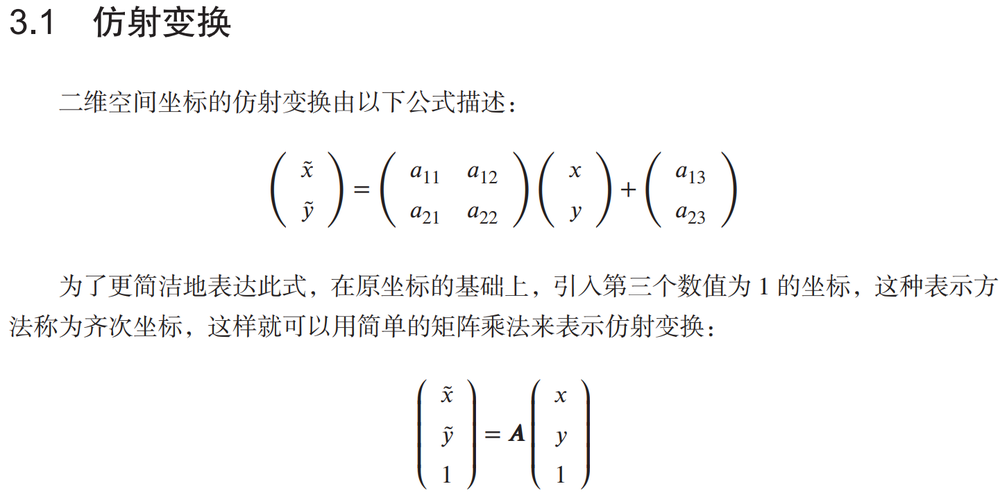
//> input picture DigitalImageProcessing/image/1.png, 1000 x 500 px, shrunk from 1441 x 720 before the run
$ ./custom_filter ../image/1.png   (built with g++ and OpenCV 4)
//> lines starting //> are read from the running program, lines starting //| are printed output that depends on the picture
/**
 * @File    : custom_filter.cpp
 * @Brief   : 自定义频域滤波器，消除指定结构或者目标
 * @Author  : Wei Li
 * @Date    : 2021-10-22
*/


#include <iostream>
#include <opencv2/core.hpp>
#include <opencv2/imgproc.hpp>
#include <opencv2/highgui.hpp>

cv::Mat image;     // 输入的图像矩阵
cv::Mat fImageFFT; // 图像的快速傅里叶变换
cv::Point maxLoc;  // 傅里叶谱的最大值的坐标
// ------------ 快速离散傅里叶变换 ------------
cv::String windowName = "AmplitudeSpectrum";
cv::Mat fImageFFT_spectrum; // 傅里叶变换的傅里叶谱
bool drawing_box = false;   // 鼠标事件
cv::Point downPoint;
cv::Rect rectFilter;
bool gotRectFilter = false;
void mouseRectHandler(int event, int x, int y, int, void *);

// 快速傅里叶变换
void fft2Image(cv::InputArray _src, cv::OutputArray _dst);
// 幅度谱
void amplitudeSpectrum(cv::InputArray _srcFFT, cv::OutputArray _dstSpectrum);
// 幅度谱的灰度级显示
cv::Mat graySpectrum(cv::Mat spectrum);

// --------------------------------------------------------
int main(int argc, char **argv)
{
    if (argc > 1)
    {
        image = cv::imread(argv[1], 0);
//> image: 500 rows x 1000 cols, CV_8UC1; min 0, max 255, mean 247.9
        if (!image.data)
        {
            std::cout << "Error: reading image unsuccesfully." << std::endl;
            return -1;
        }
        cv::imshow("OriginImage", image);

        // ------------ step 1, reading image file to float data type ------------
        cv::Mat fImage;
        image.convertTo(fImage, CV_32FC1, 1.0, 0.0);

        // ------------ step 2, each pixel value multiply (-1)^(r+c) ------------
        for (size_t r = 0; r < fImage.rows; ++r)
        {
            for (size_t c = 0; c < fImage.cols; ++c)
            {
                if ((r + c) % 2)
                {
                    fImage.at<float>(r, c) *= -1;
                }
            }
        }
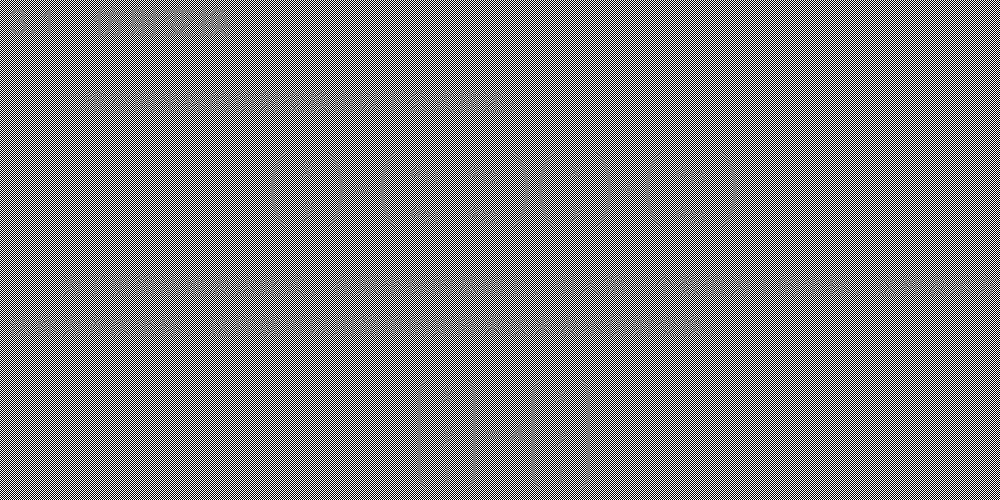
//> fImage: 500 rows x 1000 cols, CV_32FC1; min -255, max 255, mean 0; drawn with min black and max white

        // ------------ step 3 and step 4, zero-padding and FFT ------------
        fft2Image(fImage, fImageFFT);
        cv::Mat amplSpec;
        amplitudeSpectrum(fImageFFT, amplSpec);
        cv::Mat spectrum = graySpectrum(amplSpec);
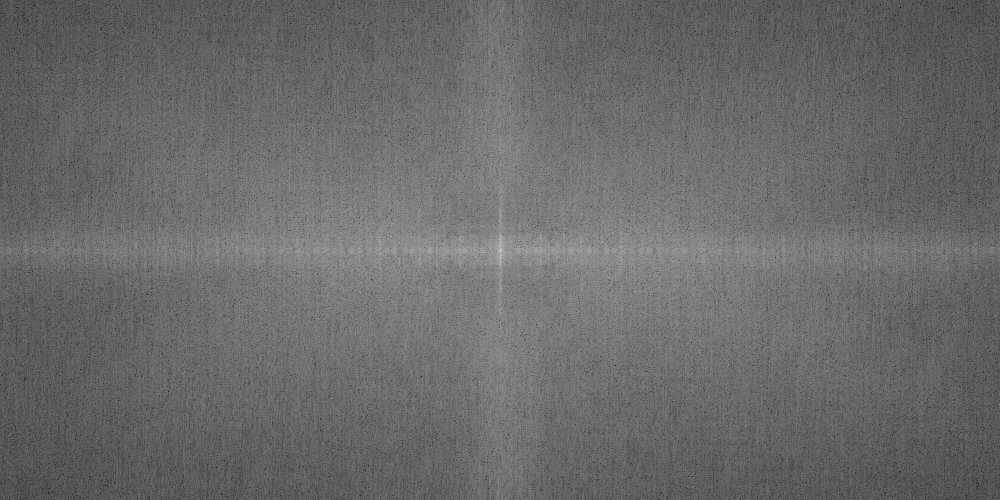
//> spectrum: 500 rows x 1000 cols, CV_8UC1; min 0, max 255, mean 106
        cv::minMaxLoc(spectrum, nullptr, nullptr, nullptr, &maxLoc);
//> maxLoc = Point(500, 250)

        // ------------ step 5, 自定义频率滤波器，消除指定结构或者目标 ------------
        cv::namedWindow(windowName, cv::WINDOW_AUTOSIZE);
        cv::setMouseCallback(windowName, mouseRectHandler, nullptr);
        while (true)
        {
            spectrum(rectFilter).setTo(0);

            // ------------ step 6, 自定义滤波器和傅里叶变换进行点乘操作 ------------
            fImageFFT(rectFilter).setTo(cv::Scalar::all(0));
            cv::imshow(windowName, spectrum);
            // ESC 退出编辑
            if (cv::waitKey(10) == 27)
//> the Esc key is pressed
            {
                break;
            }
        }

        // ------------ step 7 and step 8, 傅里叶逆变换，取实部 ------------
        cv::Mat result;
        cv::dft(fImageFFT, result, cv::DFT_SCALE + cv::DFT_INVERSE + cv::DFT_REAL_OUTPUT);

        // ------------ step 9, (-1)^(r+c) ------------
        int rows = result.rows;
//> rows = 500
        int cols = result.cols;
//> cols = 1000
        for (size_t r = 0; r < rows; ++r)
        {
            for (size_t c = 0; c < cols; ++c)
            {
                if ((r + c) % 2)
                {
                    result.at<float>(r, c) *= -1;
                }
            }
        }

        // ------------ step 10, 裁剪矩阵，取左上角部分，大小与输入一致 ------------
        result.convertTo(result, CV_8UC1, 1.0, 0);
        result = result(cv::Rect(0, 0, image.cols, image.rows));
        cv::imshow("FilterImage", result);

        cv::waitKey(0);
        cv::destroyAllWindows();
        return 0;
//> (the program exits here)

$ run again, on DigitalImageProcessing/image/101.png
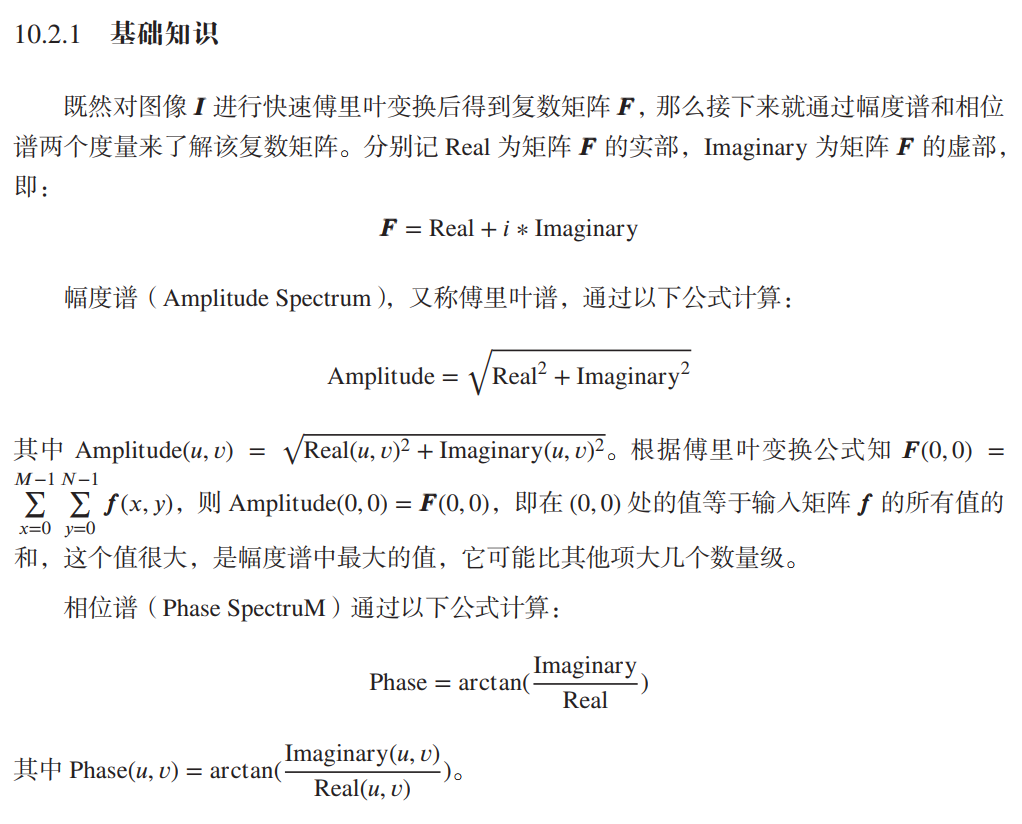
//> input picture DigitalImageProcessing/image/101.png, 1022 x 824 px
//> maxLoc = Point(512, 432)
//> after the loop `for (size_t r = 0; r < rows; ++r)`:
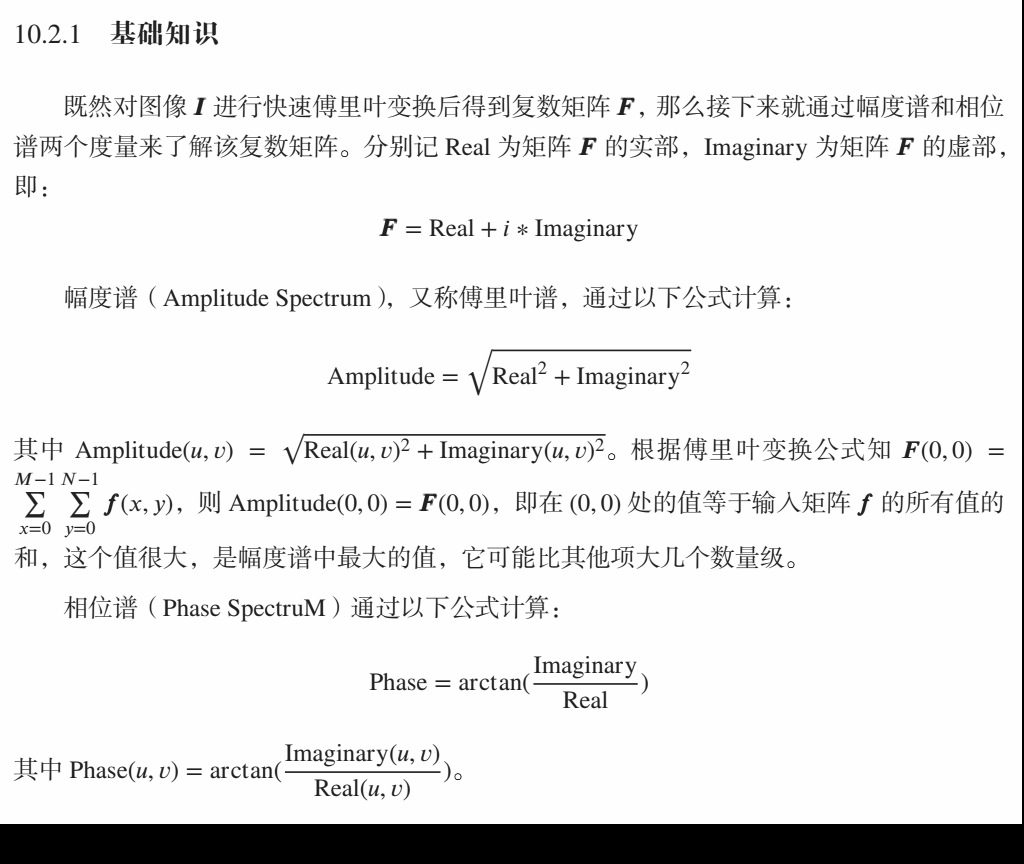
//> result: 864 rows x 1024 cols, CV_32FC1; min -7.23e-05, max 255, mean 233.9; drawn with min black and max white

$ run again, on DigitalImageProcessing/image/103.png
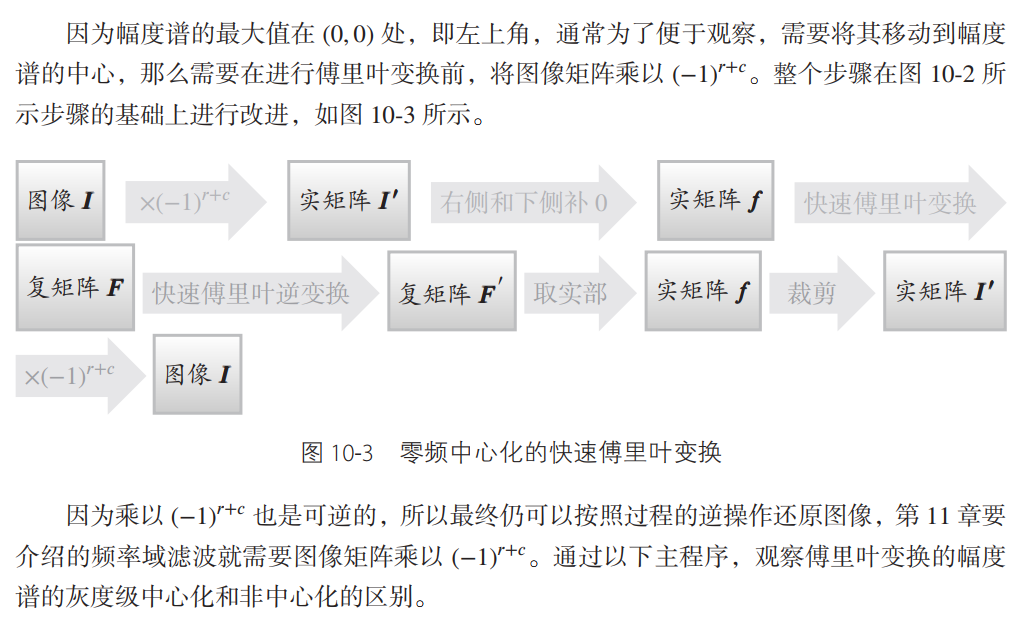
//> input picture DigitalImageProcessing/image/103.png, 1023 x 629 px
//> maxLoc = Point(512, 320)
//> after the loop `for (size_t r = 0; r < rows; ++r)`:
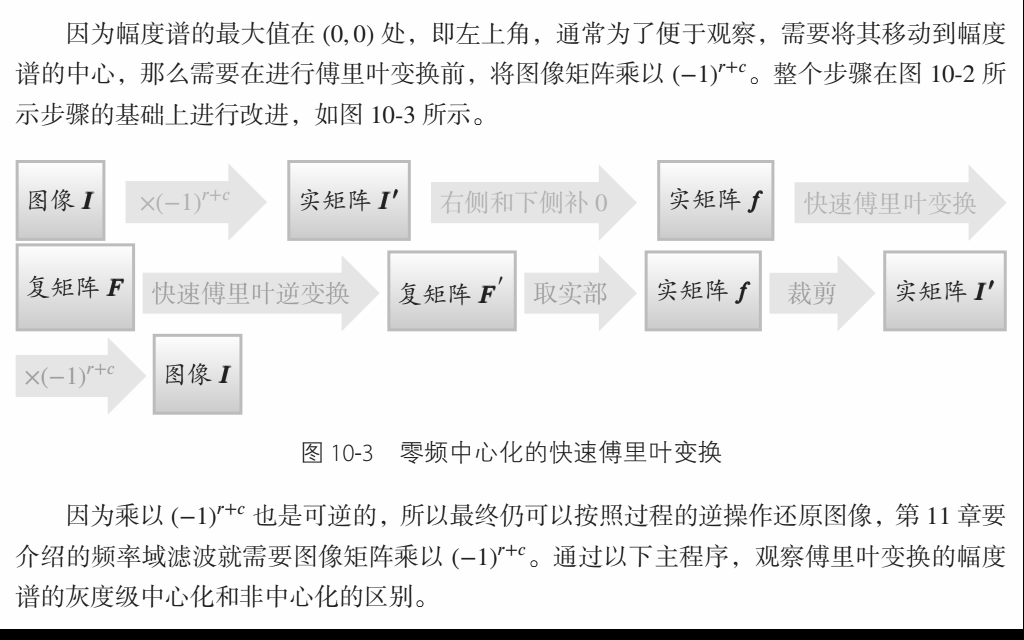
//> result: 640 rows x 1024 cols, CV_32FC1; min -6.1e-05, max 255, mean 236; drawn with min black and max white

$ run again, on DigitalImageProcessing/image/104.png
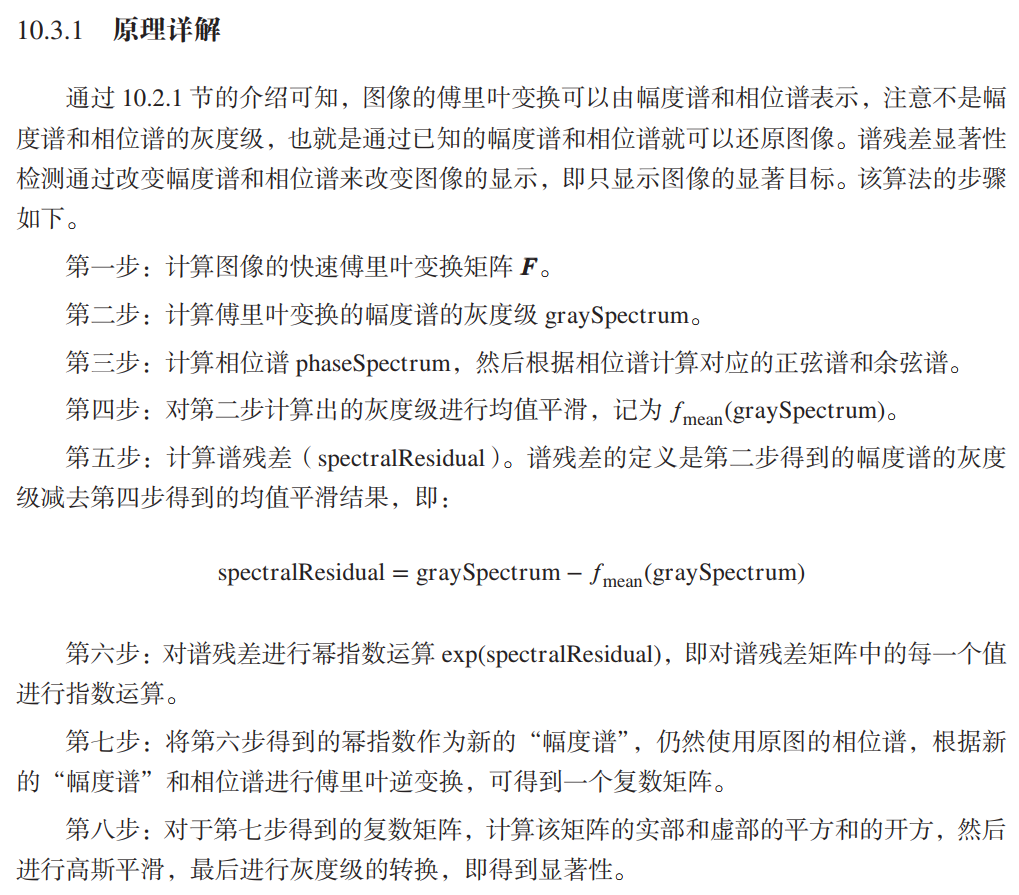
//> input picture DigitalImageProcessing/image/104.png, 1019 x 895 px
//> maxLoc = Point(512, 450)
//> after the loop `for (size_t r = 0; r < rows; ++r)`:
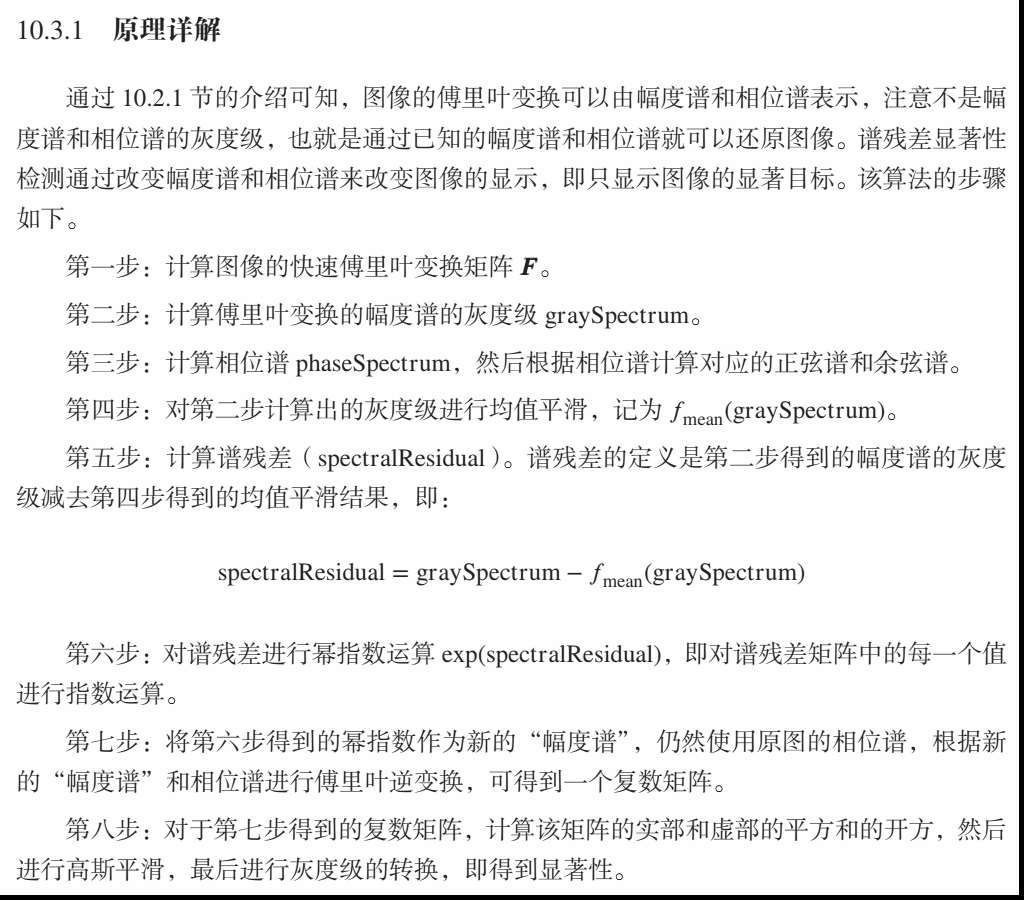
//> result: 900 rows x 1024 cols, CV_32FC1; min -0.000104, max 255, mean 239.2; drawn with min black and max white
